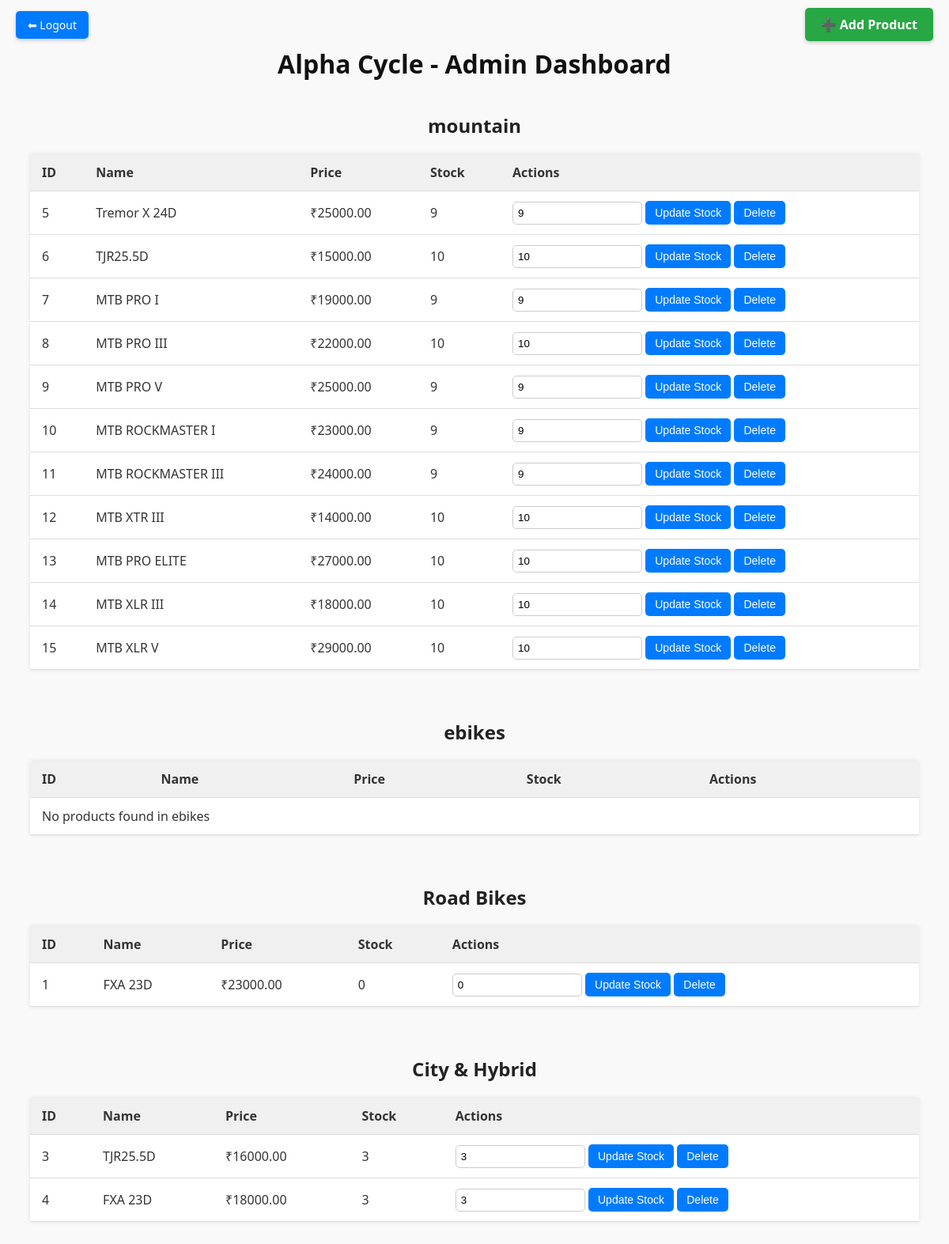
The app's page /admin.php with its own data.
### tables this page shows
CREATE TABLE `mountain` (
  `id` int(11) NOT NULL,
  `name` varchar(255) NOT NULL,
  `price` decimal(10,2) NOT NULL,
  `stock` int(11) NOT NULL DEFAULT 0,
  `description` text DEFAULT NULL,
  `image` varchar(255) DEFAULT NULL
);

CREATE TABLE `road` (
  `id` int(11) NOT NULL,
  `name` varchar(255) NOT NULL,
  `price` decimal(10,2) NOT NULL,
  `stock` int(11) NOT NULL DEFAULT 0,
  `description` text DEFAULT NULL,
  `image` varchar(255) DEFAULT NULL
);

CREATE TABLE `ch` (
  `id` int(11) NOT NULL,
  `name` varchar(255) NOT NULL,
  `price` decimal(10,2) NOT NULL,
  `stock` int(11) NOT NULL DEFAULT 0,
  `description` text DEFAULT NULL,
  `image` varchar(255) DEFAULT NULL
);

### admin.php (the view, shortened to what this page needs)
<?php include 'db_connect.php'; ?>
<!DOCTYPE html>
<html>
<head>
</head>
<body>
  <div style="position: absolute; top: 20px; left: 20px;">
    <a href="index.php"
       style="background-color: #007bff;
              color: white;
              padding: 8px 15px;
              border-radius: 5px;
              text-decoration: none;
              font-size: 14px;
              box-shadow: 0 2px 5px rgba(0,0,0,0.2);
              transition: background-color 0.3s ease;">
        ⬅ Logout
    </a>
</div>
<h1>Alpha Cycle - Admin Dashboard</h1>
<table>
   <?php
$tables = [
    "mountain"     => "Mountain Bikes",
    "ebikes"       => "ebikes Bikes",
    "road"         => "Road Bikes",
    "ch"           => "City & Hybrid",
    "ebikes"         => "ebikes Bikes",
    "ebikes"       => "Electric Bikes",
    "mountain"  => "mountain",
    "ebikes"     => "ebikes"
];
foreach ($tables as $table => $label) {
    echo "<h2>$label</h2>";
    echo "<table>
            <tr>
                <th>ID</th><th>Name</th><th>Price</th><th>Stock</th><th>Actions</th>
            </tr>";
    $result = $conn->query("SELECT * FROM `$table`");
    if ($result && $result->num_rows > 0) {
        while ($row = $result->fetch_assoc()) {
            ?>
            <tr>
                <td><?= $row['id'] ?></td>
                <td><?= htmlspecialchars($row['name']) ?></td>
                <td>₹<?= $row['price'] ?></td>
                <td><?= $row['stock'] ?></td>
                <td>
                    <form action="update_stock.php" method="post" style="display:inline">
                        <input type="number" name="stock" value="<?= $row['stock'] ?>" required>
                        <input type="submit" value="Update Stock">
                    </form>
                    <form action="delete_product.php" method="post" style="display:inline">
                        <input type="submit" value="Delete" onclick="return confirm('Are you sure?')">
                    </form>
                </td>
            </tr>
            <?php
        }
    } else {
        echo "<tr><td colspan='5'>No products found in $label</td></tr>";
    }
    echo "</table><br>";
}
?>
</table>
<div style="position: absolute; top: 20px; right: 20px;">
  <a href="add_product.php"
     style="background-color: #28a745;
            color: white;
            padding: 10px 20px;
            border-radius: 5px;
            text-decoration: none;
            font-size: 16px;
            font-weight: bold;
            box-shadow: 0 2px 5px rgba(0,0,0,0.2);
            transition: background-color 0.3s ease;">
    <span style="color: white;">➕</span> Add Product
  </a>
</div>
</body>
</html>

### admin.php (style rules this page uses)
body { font-family: 'Segoe UI', sans-serif; background-color: #f9f9f9; padding: 30px; color: #333; }
h1 { text-align: center; font-size: 32px; margin-bottom: 40px; color: #111; }
h2 { font-size: 24px; margin-top: 40px; margin-bottom: 20px; }
table { width: 100%; border-collapse: collapse; background-color: white; box-shadow: 0 0 5px rgba(0,0,0,0.1); }
th, td { padding: 12px 15px; text-align: left; border-bottom: 1px solid #ddd; }
th { background-color: #f0f0f0; font-weight: bold; }
form { display: flex; gap: 10px; align-items: center; margin-top: 5px; }
input[type="text"], input[type="number"] { padding: 6px; border: 1px solid #ccc; border-radius: 5px; width: 150px; }
input[type="submit"] { background-color: #007bff; color: white; border: none; padding: 7px 12px; border-radius: 5px; cursor: pointer; font-size: 14px; transition: background-color 0.3s ease; }
h2 { font-size: 24px; margin-top: 40px; margin-bottom: 20px; text-align: center; color: #222; }

### records on screen
mountain: id "5", name "Tremor X 24D", price "25000.00", stock "9"
mountain: id "6", name "TJR25.5D", price "15000.00", stock "10"
mountain: id "7", name "MTB PRO I", price "19000.00", stock "9"
mountain: id "8", name "MTB PRO III", price "22000.00", stock "10"
mountain: id "9", name "MTB PRO V", price "25000.00", stock "9"
mountain: id "10", name "MTB ROCKMASTER I", price "23000.00", stock "9"
mountain: id "11", name "MTB ROCKMASTER III", price "24000.00", stock "9"
mountain: id "12", name "MTB XTR III", price "14000.00", stock "10"
mountain: id "13", name "MTB PRO ELITE", price "27000.00", stock "10"
mountain: id "14", name "MTB XLR III", price "18000.00", stock "10"
mountain: id "15", name "MTB XLR V", price "29000.00", stock "10"
road: id "1", name "FXA 23D", price "23000.00", stock "0"
ch: id "3", name "TJR25.5D", price "16000.00", stock "3"
ch: id "4", name "FXA 23D", price "18000.00", stock "3"

### other values on screen
$label "mountain"
$label "ebikes"
$label "Road Bikes"
$label "City & Hybrid"
